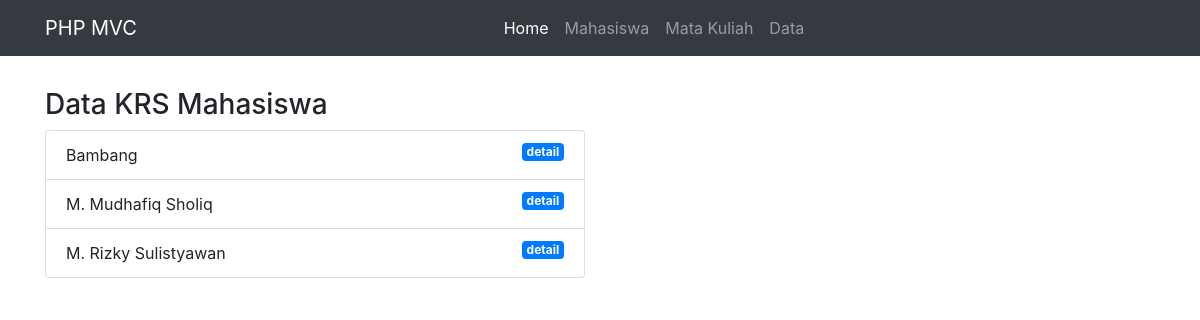
Page /public/datakrs on the committed database.
### tables this page shows
CREATE TABLE `mahasiswa` (
  `id` int(11) NOT NULL,
  `nama` varchar(255) DEFAULT NULL,
  `nrp` varchar(255) DEFAULT NULL,
  `email` varchar(255) DEFAULT NULL,
  `jurusan` varchar(255) DEFAULT NULL
);

### app/core/Controller.php (called while the page is built, shortened)
<?php
class Controller {
    public function view($view, $data = [])
    {
        require_once '../app/views/' . $view . '.php';
    }
    public function model($model)
    {
        return new $model;
    }
}

### app/controllers/DataKRS.php (called while the page is built, shortened)
<?php
class DataKRS extends Controller
{
    public function index()
    {
        $data['judul'] = 'Data KRS Mahasiswa';
        $data['mhs'] = $this->model('Mahasiswa_model')->getAllMahasiswa();
        $this->view('datakrs/index', $data);
    }
}

### app/core/App.php (called while the page is built, shortened)
<?php
class App
{
    protected $method = 'index';
    protected $params = [];
    public function __construct()
    {
        $this->controller = new $this->controller;
        call_user_func_array([$this->controller, $this->method], $this->params);
    }
}

### public/index.php (called while the page is built, shortened)
<?php
$app = new App;

### app/core/Database.php (called while the page is built, shortened)
<?php
class Database {
    private $host = DB_HOST;
    private $user = DB_USER;
    private $pass = DB_PASS;
    private $db_name = DB_NAME;
    private $dbh;
    private $stmt;
    public function __construct()
    {
        $dsn = 'mysql:host=' . $this->host . ';dbname=' . $this->db_name;
        $option = [
            PDO::ATTR_PERSISTENT => true,
            PDO::ATTR_ERRMODE => PDO::ERRMODE_EXCEPTION
        ];
        try {
            $this->dbh = new PDO($dsn, $this->user, $this->pass, $option);
        } catch(PDOException $e) {
            die($e->getMessage());
        }
    }
    public function query($query)
    {
        $this->stmt = $this->dbh->prepare($query);
    }
    public function execute()
    {
        $this->stmt->execute();
    }
    public function resultSet()
    {
        $this->execute();
        return $this->stmt->fetchAll(PDO::FETCH_ASSOC);
    }
}

### app/models/Mahasiswa_model.php (called while the page is built, shortened)
<?php
class Mahasiswa_model
{
    private $table = 'mahasiswa';
    private $db;
    public function __construct()
    {
        $this->db = new Database;
    }
    public function getAllMahasiswa()
    {
        $this->db->query('SELECT * FROM ' . $this->table);
        return $this->db->resultSet();
    }
}

### app/views/datakrs/index.php (the view)
<div class="container" style="margin-top: 2rem;">
    <div class="row">
        <div class="col-lg-6">
            <h3 ><?= $data['judul']; ?></h3>
            <ul class="list-group">
                <?php foreach( $data['mhs'] as $mhs ) : ?>
                <li class="list-group-item">
                    <?= $mhs['nama']; ?>
                    <a href="<?= BASE_URL; ?>/datakrs/detail/<?= $mhs['id'];  ?> " class="badge badge-primary float-right">detail</a>
                </li>
                <?php endforeach; ?>
            </ul>
        </div>
    </div>
</div>

### public/css/style.css (style rules this page uses)
.badge { margin-left: 3px; }

### rows in the picture
mahasiswa: nama "Bambang"
mahasiswa: nama "M. Mudhafiq Sholiq"
mahasiswa: nama "M. Rizky Sulistyawan"

### other values in the picture
$data['judul'] "Data KRS Mahasiswa"
